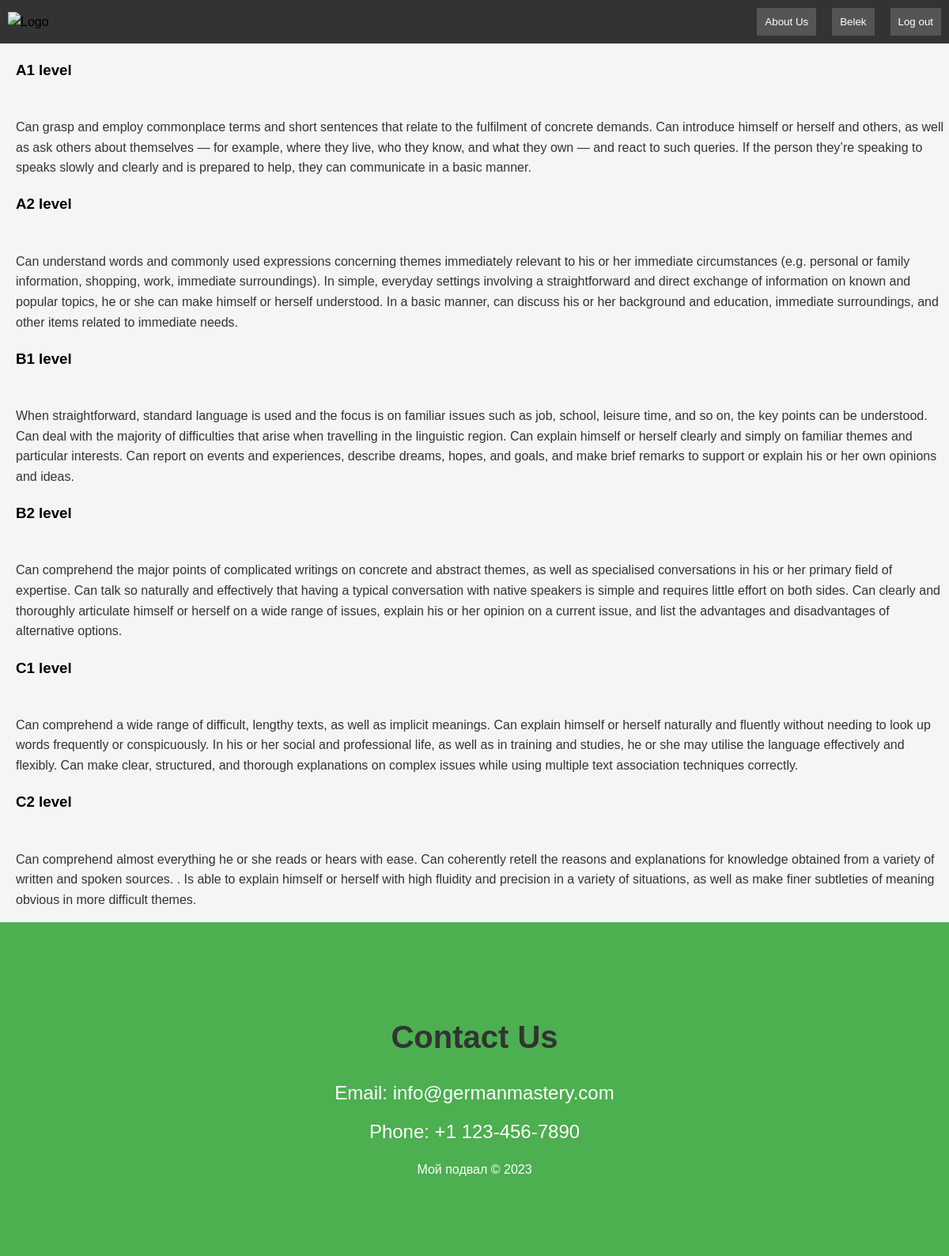
/levels/ (signed in), run on the app's committed database.
### main_view/models.py (models this page shows, shortened)
class ListOfLevels(models.Model):
    level = models.CharField(max_length=15)
    description = models.TextField(max_length=2000)
    class Meta:
        verbose_name = 'level'
        verbose_name_plural = 'levels'

### main_view/views.py (the view)
# urls.py: path('levels/', LevelList.as_view(), name='levels'),
class LevelList(LoginRequiredMixin, generic.View):
    login_url = 'users:login'
    def get(self, request):
        level_list = ListOfLevels.objects.all()
        return render(request, 'main_view/levels.html', {'level_list': level_list})

### templates/main_view/levels.html
{% extends 'main_view/base.html' %}
{% block content %}
{% for l in level_list %}
<ul>
    <li>
         <h3><a href="{% url 'main_view:level_detail' l.id %}">{{ l.level }}</a></h3>
     <p><br>{{ l.description }}<br></p>
    </li>
</ul>
{% endfor %}
{% endblock %}

### templates/main_view/base.html (shortened to what this page needs)
{% load static %}
<!DOCTYPE html>
<html lang="en">
<head>
    <link rel="stylesheet" href="{% static 'styles.css' %}">
</head>
<body>
    <header>
        <a href="{% url 'main_view:comments' %}"><img src="https://www.freepngimg.com/thumb/germany_flag/175275-waving-flag-germany-free-photo.png" alt="Logo" class="logotype"></a>
        <div class="navigation">
            <a href="{% url 'main_view:about' %}"><button>About Us</button></a>
            {% if user.is_authenticated %}
            <a href="{% url 'user_profile:profile' %}"><button>{{ user.username|capfirst }}</button></a>
            <a href="{% url 'users:logout' %}"><button>Log out</button></a>
            {% else %}
            <a href="{% url 'users:signup' %}"><button>Sign Up</button></a>
            <a href="{% url 'users:login' %}"><button>Log In</button></a>
            {% endif %}
        </div>
    </header>
    <main>
        {% block content %}{% endblock %}
    </main>
    <footer>
        <section class="contact">
        <h2 class="contact-title">Contact Us</h2>
        <p class="contact-info">Email: info@germanmastery.com</p>
        <p class="contact-info">Phone: +1 123-456-7890</p>
            <p>Мой подвал &copy; 2023</p>
        </section>
    </footer>
</body>
</html>

### static/styles.css (style rules this page uses)
body { font-family: Arial, sans-serif; line-height: 1.6; }
h1, h2, h3, h4, h5, h6 { color: #333; }
ul { list-style-type: none; padding: 0; }
ul li { margin-bottom: 10px; }
h3 { color: #28A745; }
ul { margin-left: 20px; }
li { margin-bottom: 8px; }
body { font-family: 'Arial', sans-serif; margin: 0; padding: 0; background-color: #f5f5f5; color: #333; }
.contact { background-color: #4CAF50; color: white; text-align: center; padding: 80px 0; }
.contact-title { font-size: 2.5em; margin-bottom: 20px; }
.contact-info { font-size: 1.5em; margin: 10px 0; }
header { background-color: #333; color: white; padding: 10px; display: flex; justify-content: space-between; align-items: center; }
.logotype { width: 50px; height: auto; }
.navigation { display: flex; gap: 20px; }
.navigation button { background-color: #555; color: white; padding: 10px; border: none; cursor: pointer; }
a { color: black; text-decoration: none; }

### data on the page
ListOfLevels: level "A1 level", description "Can grasp and employ commonplace terms and short sentences that relate to the fulfilment of concrete demands. Can introduce himself or herself and others, as well as ask others about themselves — for example, where they live, who they know, and what they own — and react to such queries. If the person they’re speaking to speaks slowly and clearly and is prepared to help, they can communicate in a basic manner."
ListOfLevels: level "A2 level", description "Can understand words and commonly used expressions concerning themes immediately relevant to his or her immediate circumstances (e.g. personal or family information, shopping, work, immediate surroundings). In simple, everyday settings involving a straightforward and direct exchange of information on known and popular topics, he or she can make himself or herself understood. In a basic manner, can discuss his or her background and education, immediate surroundings, and other items related to immediate needs."
ListOfLevels: level "B1 level", description "When straightforward, standard language is used and the focus is on familiar issues such as job, school, leisure time, and so on, the key points can be understood. Can deal with the majority of difficulties that arise when travelling in the linguistic region. Can explain himself or herself clearly and simply on familiar themes and particular interests. Can report on events and experiences, describe dreams, hopes, and goals, and make brief remarks to support or explain his or her own opinions and ideas."
ListOfLevels: level "B2 level", description "Can comprehend the major points of complicated writings on concrete and abstract themes, as well as specialised conversations in his or her primary field of expertise. Can talk so naturally and effectively that having a typical conversation with native speakers is simple and requires little effort on both sides. Can clearly and thoroughly articulate himself or herself on a wide range of issues, explain his or her opinion on a current issue, and list the advantages and disadvantages of alternative options."
ListOfLevels: level "C1 level", description "Can comprehend a wide range of difficult, lengthy texts, as well as implicit meanings. Can explain himself or herself naturally and fluently without needing to look up words frequently or conspicuously. In his or her social and professional life, as well as in training and studies, he or she may utilise the language effectively and flexibly. Can make clear, structured, and thorough explanations on complex issues while using multiple text association techniques correctly."
ListOfLevels: level "C2 level", description "Can comprehend almost everything he or she reads or hears with ease. Can coherently retell the reasons and explanations for knowledge obtained from a variety of written and spoken sources. . Is able to explain himself or herself with high fluidity and precision in a variety of situations, as well as make finer subtleties of meaning obvious in more difficult themes."

### other printed values
{{ user.username|capfirst }} "Belek"
